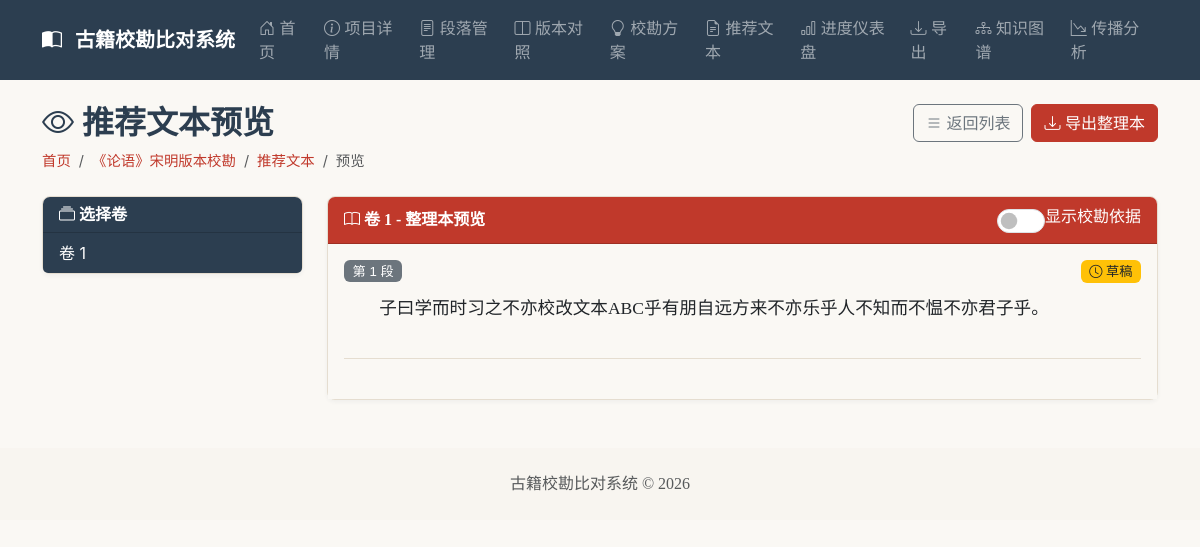
Page /projects/1/recommended/preview?volume_no=1 on the committed database.
### app/models.py (models this page shows)
class Project(Base):
    __tablename__ = "project"
    id = Column(Integer, primary_key=True, autoincrement=True)
    name = Column(String(255), nullable=False)
    description = Column(Text, nullable=True)
    book_title = Column(String(255), nullable=False)
    created_at = Column(DateTime, default=datetime.now)
    versions = relationship("Version", back_populates="project", cascade="all, delete-orphan")
    diffs = relationship("Diff", back_populates="project", cascade="all, delete-orphan")

class Passage(Base):
    __tablename__ = "passage"
    id = Column(Integer, primary_key=True, autoincrement=True)
    version_id = Column(Integer, ForeignKey("version.id", ondelete="CASCADE"), nullable=False)
    volume_no = Column(Integer, nullable=False)
    paragraph_no = Column(Integer, nullable=False)
    content = Column(Text, nullable=False)
    updated_at = Column(DateTime, default=datetime.now, onupdate=datetime.now)
    __table_args__ = (UniqueConstraint("version_id", "volume_no", "paragraph_no", name="uq_version_volume_paragraph"),)
    version = relationship("Version", back_populates="passages")
    diffs = relationship("Diff", back_populates="passage", cascade="all, delete-orphan")

class RecommendedText(Base):
    __tablename__ = "recommended_text"
    id = Column(Integer, primary_key=True, autoincrement=True)
    project_id = Column(Integer, ForeignKey("project.id", ondelete="CASCADE"), nullable=False)
    volume_no = Column(Integer, nullable=False)
    paragraph_no = Column(Integer, nullable=False)
    content = Column(Text, nullable=False)
    status = Column(String(20), default="draft")
    generated_by = Column(String(255), nullable=True)
    reviewed_by = Column(String(255), nullable=True)
    reviewed_at = Column(DateTime, nullable=True)
    base_version_id = Column(Integer, ForeignKey("version.id", ondelete="SET NULL"), nullable=True)
    created_at = Column(DateTime, default=datetime.now)
    updated_at = Column(DateTime, default=datetime.now, onupdate=datetime.now)
    __table_args__ = (UniqueConstraint("project_id", "volume_no", "paragraph_no", name="uq_project_volume_paragraph_recommended"),)
    project = relationship("Project")
    base_version = relationship("Version")
    evidences = relationship("RecommendedTextEvidence", back_populates="recommended_text", cascade="all, delete-orphan")

### app/routers/resolution.py (the view)
@router.get("/projects/{project_id}/recommended/preview", response_class=HTMLResponse)
async def preview_recommended(
    request: Request,
    project_id: int,
    volume_no: Optional[int] = None,
    show_evidences: Optional[str] = None,
    db: Session = Depends(get_db)
):
    project = crud.get_project(db, project_id)
    if not project:
        raise HTTPException(status_code=404, detail="项目不存在")
    versions = crud.get_versions_by_project(db, project_id)
    if not versions:
        raise HTTPException(status_code=400, detail="请先添加版本")
    base_version = versions[0]
    volumes = crud.get_volumes_by_version(db, base_version.id)
    show_evidences_bool = show_evidences == "1" or show_evidences == "true"
    preview_data = []
    if volume_no is not None:
        passages = crud.get_passages_by_version_volume(db, base_version.id, volume_no)
        for passage in passages:
            rt = crud.get_recommended_text(db, project_id, volume_no, passage.paragraph_no)
            if rt:
                evidences = crud.get_evidences_by_recommended_text(db, rt.id)
                preview_data.append({
                    "paragraph_no": passage.paragraph_no,
                    "original": passage.content,
                    "recommended": rt,
                    "evidences": evidences
                })
            else:
                preview_data.append({
                    "paragraph_no": passage.paragraph_no,
                    "original": passage.content,
                    "recommended": None,
                    "evidences": []
                })
    return templates.TemplateResponse("recommended_preview.html", {
        "request": request,
        "project": project,
        "volumes": volumes,
        "selected_volume": volume_no,
        "preview_data": preview_data,
        "base_version": base_version,
        "show_evidences": show_evidences_bool
    })

### app/templates/recommended_preview.html (shortened to what this page needs)
{% extends "base.html" %}
{% block content %}
<div class="d-flex justify-content-between align-items-start mb-4">
    <div>
        <h2 style="color: #2c3e50;">
            <i class="bi bi-eye"></i> 推荐文本预览
        </h2>
        <nav aria-label="breadcrumb">
            <ol class="breadcrumb mb-0">
                <li class="breadcrumb-item"><a href="/">首页</a></li>
                <li class="breadcrumb-item"><a href="/projects/{{ project.id }}">{{ project.name }}</a></li>
                <li class="breadcrumb-item"><a href="/projects/{{ project.id }}/recommended">推荐文本</a></li>
                <li class="breadcrumb-item active">预览</li>
            </ol>
        </nav>
    </div>
    <div class="d-flex gap-2">
        <a href="/projects/{{ project.id }}/recommended" class="btn btn-outline-secondary">
            <i class="bi bi-list"></i> 返回列表
        </a>
        <a href="/projects/{{ project.id }}/export/recommended{% if selected_volume %}?volume_no={{ selected_volume }}{% endif %}"
           class="btn btn-primary" style="background-color: #c0392b; border-color: #c0392b;">
            <i class="bi bi-download"></i> 导出整理本
        </a>
    </div>
</div>
<div class="row">
    <div class="col-md-3">
        <div class="card">
            <div class="card-header" style="background-color: #2c3e50; color: white;">
                <h6 class="mb-0"><i class="bi bi-collection"></i> 选择卷</h6>
            </div>
            <div class="list-group list-group-flush">
                {% for vol in volumes %}
                <a href="/projects/{{ project.id }}/recommended/preview?volume_no={{ vol }}{% if show_evidences %}&show_evidences=1{% endif %}"
                   class="list-group-item list-group-item-action {% if selected_volume == vol %}active{% endif %}"
                   style="{% if selected_volume == vol %}background-color: #2c3e50; border-color: #2c3e50;{% endif %}">
                    卷 {{ vol }}
                </a>
                {% endfor %}
            </div>
        </div>
    </div>
    <div class="col-md-9">
        {% if selected_volume %}
        <div class="card">
            <div class="card-header d-flex justify-content-between align-items-center" style="background-color: #c0392b; color: white;">
                <h6 class="mb-0"><i class="bi bi-book"></i> 卷 {{ selected_volume }} - 整理本预览</h6>
                <div class="d-flex gap-2">
                    <div class="form-check form-switch">
                        <input class="form-check-input" type="checkbox" id="showEvidence" onchange="toggleEvidence()" {% if show_evidences %}checked{% endif %}>
                        <label class="form-check-label" for="showEvidence">显示校勘依据</label>
                    </div>
                </div>
            </div>
            <div class="card-body" style="background-color: #faf8f4;">
                {% if preview_data %}
                <div style="font-family: 'Noto Serif SC', 'SimSun', serif; line-height: 2; font-size: 1.1rem;">
                    {% for item in preview_data %}
                    <div class="mb-4 pb-4 border-bottom" style="border-color: #e5ddd0 !important;">
                        <div class="d-flex justify-content-between align-items-start mb-2">
                            <span class="badge bg-secondary">第 {{ item.paragraph_no }} 段</span>
                            {% if item.recommended %}
                                {% if item.recommended.status == 'reviewed' %}
                                <span class="badge bg-success"><i class="bi bi-check2-circle"></i> 已审核</span>
                                {% else %}
                                <span class="badge bg-warning text-dark"><i class="bi bi-clock"></i> 草稿</span>
                                {% endif %}
                            {% else %}
                            <span class="badge bg-danger"><i class="bi bi-x-circle"></i> 未生成</span>
                            {% endif %}
                        </div>
                        {% if item.recommended %}
                        <p class="mb-2" style="text-indent: 2em;">{{ item.recommended.content }}</p>
                        {% endif %}
                    </div>
                    {% endfor %}
                </div>
                {% else %}
                <div class="text-center py-5 text-muted">
                    <i class="bi bi-file-earmark-text" style="font-size: 3rem;"></i>
                    <p class="mt-3 mb-0">该卷暂无内容</p>
                </div>
                {% endif %}
            </div>
        </div>
        {% endif %}
    </div>
</div>
{% endblock %}

### static/css/custom.css (style rules this page uses)
body { font-family: 'Noto Sans SC', -apple-system, BlinkMacSystemFont, 'Segoe UI', sans-serif; background-color: #faf8f4; color: #2c3e50; min-height: 100vh; }
h1, h2, h3, h4, h5, h6 { font-family: 'Noto Serif SC', serif; font-weight: 600; }
.card { border-radius: 8px; border: 1px solid #e5ddd0; box-shadow: 0 2px 4px rgba(44, 62, 80, 0.05); transition: box-shadow 0.3s ease; }
.card-header { border-radius: 7px 7px 0 0 !important; font-family: 'Noto Serif SC', serif; }
.btn-primary { background-color: #c0392b; border-color: #c0392b; transition: all 0.3s ease; }
.list-group-item { border-color: #e5ddd0; background-color: #fff; }
.badge { font-family: 'Noto Sans SC', sans-serif; font-weight: 500; }
.breadcrumb { font-size: 0.9rem; }
.breadcrumb a { color: #c0392b; text-decoration: none; }
.form-switch .form-check-input { width: 3em; height: 1.5em; }

### rows in the picture
Project: name "《论语》宋明版本校勘"
Passage: paragraph_no "1", recommended.content "子曰学而时习之不亦校改文本ABC乎有朋自远方来不亦乐乎人不知而不愠不亦君子乎。"

### other values in the picture
{{ vol }} "1"
{{ selected_volume }} "1"
